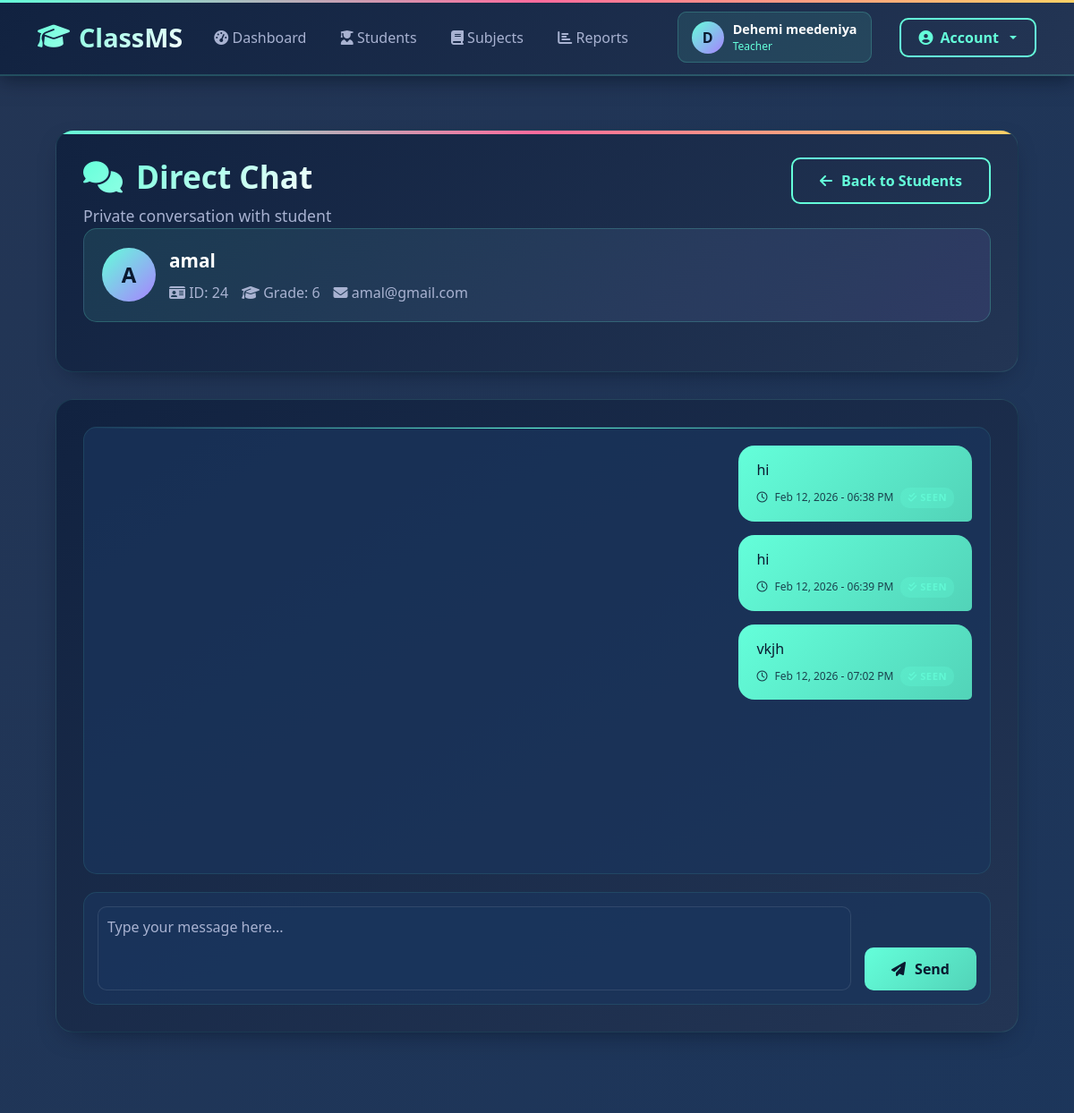
Screenshot of /teacher/chat.php?student_id=24 (signed in) with the database file from the repository.
### tables this page shows
CREATE TABLE `student_profiles` (
  `user_id` int(10) UNSIGNED NOT NULL,
  `grade` varchar(20) NOT NULL,
  `address` varchar(255) DEFAULT NULL,
  `guardian_name` varchar(120) DEFAULT NULL,
  `guardian_phone` varchar(30) DEFAULT NULL,
  `dob` date DEFAULT NULL
);

CREATE TABLE `users` (
  `id` int(10) UNSIGNED NOT NULL,
  `role` enum('admin','teacher','student') NOT NULL DEFAULT 'student',
  `full_name` varchar(120) NOT NULL,
  `email` varchar(160) NOT NULL,
  `phone` varchar(30) DEFAULT NULL,
  `password_hash` varchar(255) NOT NULL,
  `created_at` timestamp NOT NULL DEFAULT current_timestamp()
);

CREATE TABLE `chat_messages` (
  `id` int(10) UNSIGNED NOT NULL,
  `student_id` int(10) UNSIGNED NOT NULL,
  `teacher_id` int(10) UNSIGNED NOT NULL,
  `sender_role` enum('student','teacher') NOT NULL,
  `message` text NOT NULL,
  `created_at` timestamp NOT NULL DEFAULT current_timestamp(),
  `seen_by_student` tinyint(1) NOT NULL DEFAULT 0,
  `seen_by_teacher` tinyint(1) NOT NULL DEFAULT 0
);

### includes/functions.php (called while the page is built, shortened)
<?php
function e($s){ return htmlspecialchars($s ?? "", ENT_QUOTES, "UTF-8"); }

### includes/auth.php (called while the page is built, shortened)
<?php
require_once __DIR__ . "/functions.php";
function current_user(){
  return $_SESSION['user'] ?? null;
}

### teacher/chat.php (the view, shortened to what this page needs)
<?php
require_once __DIR__ . "/../includes/auth.php";
$tid = (int) current_user()['id'];
$student_id = (int)($_GET['student_id'] ?? 0);
$stu = null;
if ($student_id > 0) {
  $st = $conn->prepare("
    SELECT u.id, u.full_name, u.email, sp.grade
    FROM users u
    LEFT JOIN student_profiles sp ON sp.user_id=u.id
    WHERE u.id=? AND u.role='student'
    LIMIT 1
  ");
  $st->bind_param("i", $student_id);
  $st->execute();
  $stu = $st->get_result()->fetch_assoc();
}
$list = $conn->prepare("
  SELECT id, sender_role, message, created_at, seen_by_student, seen_by_teacher
  FROM chat_messages
  WHERE teacher_id=? AND student_id=?
  ORDER BY created_at ASC, id ASC
");
$list->bind_param("ii", $tid, $student_id);
$list->execute();
$res = $list->get_result();
require_once __DIR__ . "/../includes/header.php";
?>
<div class="bg-animation"></div>
<div class="particles" id="particles-container"></div>
<div class="container-custom">
    <div class="page-header">
        <div class="d-flex flex-wrap justify-content-between align-items-start">
            <div>
                <h1 class="page-title">
                    <i class="fas fa-comments"></i> Direct Chat
                </h1>
                <div class="page-subtitle">
                    Private conversation with student
                </div>
            </div>
            <a class="btn-outline-custom" href="/classms/teacher/students.php">
                <i class="fas fa-arrow-left"></i> Back to Students
            </a>
        </div>
        <div class="student-info-card">
            <div class="d-flex align-items-center">
                <div class="student-avatar">
                    <?= strtoupper(substr($stu['full_name'], 0, 1)) ?>
                </div>
                <div>
                    <div style="font-size: 1.3rem; font-weight: 600; color: var(--text-white);">
                        <?= e($stu['full_name']) ?>
                    </div>
                    <div style="display: flex; flex-wrap: wrap; gap: 15px; margin-top: 8px;">
                        <span style="color: var(--text-muted);">
                            <i class="fas fa-id-card"></i> ID: <?= (int)$student_id ?>
                        </span>
                        <span style="color: var(--text-muted);">
                            <i class="fas fa-graduation-cap"></i> Grade: <?= e($stu['grade'] ?? '-') ?>
                        </span>
                        <span style="color: var(--text-muted);">
                            <i class="fas fa-envelope"></i> <?= e($stu['email']) ?>
                        </span>
                    </div>
                </div>
            </div>
        </div>
    </div>
    <div class="chat-container">
        <div class="chat-box" id="chatBox">
            <?php if($res->num_rows === 0): ?>
                <div class="empty-state">
                    <div class="empty-icon">
                        <i class="fas fa-comment-slash"></i>
                    </div>
                    <h4 style="color: var(--text-white); margin-bottom: 10px;">No Messages Yet</h4>
                    <p style="color: var(--text-muted);">Start the conversation by sending your first message.</p>
                </div>
            <?php else: ?>
                <?php while($m = $res->fetch_assoc()):
                    $mine = ($m['sender_role'] === 'teacher');
                    $statusClass = ((int)$m['seen_by_student']===1) ? 'status-seen' : 'status-sent';
                    $statusText = ((int)$m['seen_by_student']===1) ? 'Seen' : 'Sent';
                ?>
                    <div class="chat-row <?= $mine ? 'mine' : 'theirs' ?>">
                        <div class="chat-bubble">
                            <div class="chat-text"><?= nl2br(e($m['message'])) ?></div>
                            <div class="chat-meta">
                                <i class="far fa-clock"></i>
                                <?= e(date('M d, Y - h:i A', strtotime($m['created_at']))) ?>
                                <?php if($mine): ?>
                                    <span class="status-badge <?= $statusClass ?>">
                                        <i class="fas <?= $statusText === 'Seen' ? 'fa-check-double' : 'fa-check' ?>"></i>
                                    </span>
                                <?php endif; ?>
                            </div>
                        </div>
                    </div>
                <?php endwhile; ?>
            <?php endif; ?>
        </div>
        <form method="post">
            <div class="message-input-container">
                <textarea class="message-input"
                          name="message"
                          rows="3"
                          placeholder="Type your message here..."
                          required
                          oninput="autoResize(this)"></textarea>
                <button class="btn-primary-custom" name="send">
                    <i class="fas fa-paper-plane"></i> Send
                </button>
            </div>
        </form>
    </div>
</div>
<?php require_once __DIR__ . "/../includes/footer.php"; ?>

### assets/css/style.css (style rules this page uses)
:root { --primary: #4f46e5; --primary-hover: #4338ca; --bg-main: #f8fafc; --surface: #ffffff; --text-dark: #0f172a; --text-muted: #64748b; --border: #e2e8f0; --radius: 0.5rem; --shadow: 0 1px 3px 0 rgb(0 0 0 / 0.1), 0 1px 2px -1px rgb(0 0 0 / 0.1); }
* { box-sizing: border-box; margin: 0; padding: 0; }
body { font-family: -apple-system, BlinkMacSystemFont, "Segoe UI", Roboto, Oxygen, Ubuntu, Cantarell, sans-serif; background-color: var(--bg-main); color: var(--text-dark); line-height: 1.5; }

### includes/header.php (style rules this page uses)
:root { --dark-blue: #0a192f; --medium-blue: #112240; --light-blue: #233554; --accent-blue: #64ffda; --accent-pink: #ff6b9d; --accent-gold: #ffd166; --accent-purple: #a882ff; --accent-green: #4cd964; --accent-red: #ff4757; --text-white: #ffffff; --text-light: #e6f1ff; --text-muted: #a8b2d1; --card-shadow: 0 10px 30px -15px rgba(2, 12, 27, 0.7); }
body { background: linear-gradient(135deg, #0a192f 0%, #112240 50%, #233554 100%); color: var(--text-white); font-family: 'Segoe UI', Tahoma, Geneva, Verdana, sans-serif; min-height: 100vh; }
.bg-animation { position: fixed; top: 0; left: 0; width: 100%; height: 100%; z-index: -1; background: linear-gradient(-45deg, #0a192f, #112240, #1a365d, #233554); background-size: 400% 400%; animation: gradient-shift 15s ease infinite; }

### rows the page displays
student_profiles: user_id.full_name "A", user_id.full_name "amal", grade "6", user_id.email "amal@gmail.com"
chat_messages: message "hi", created_at "Feb 12, 2026 - 06:38 PM", seen_by_student 1 (drawn)
chat_messages: message "hi", created_at "Feb 12, 2026 - 06:39 PM", seen_by_student 1 (drawn)
chat_messages: message "vkjh", created_at "Feb 12, 2026 - 07:02 PM", seen_by_student 1 (drawn)

### other values shown
substr(current_user()['full_name'], 0, 1) "D"
current_user()['full_name'] "Dehemi meedeniya"
current_user()['role'] "Teacher"
$student_id "24"
